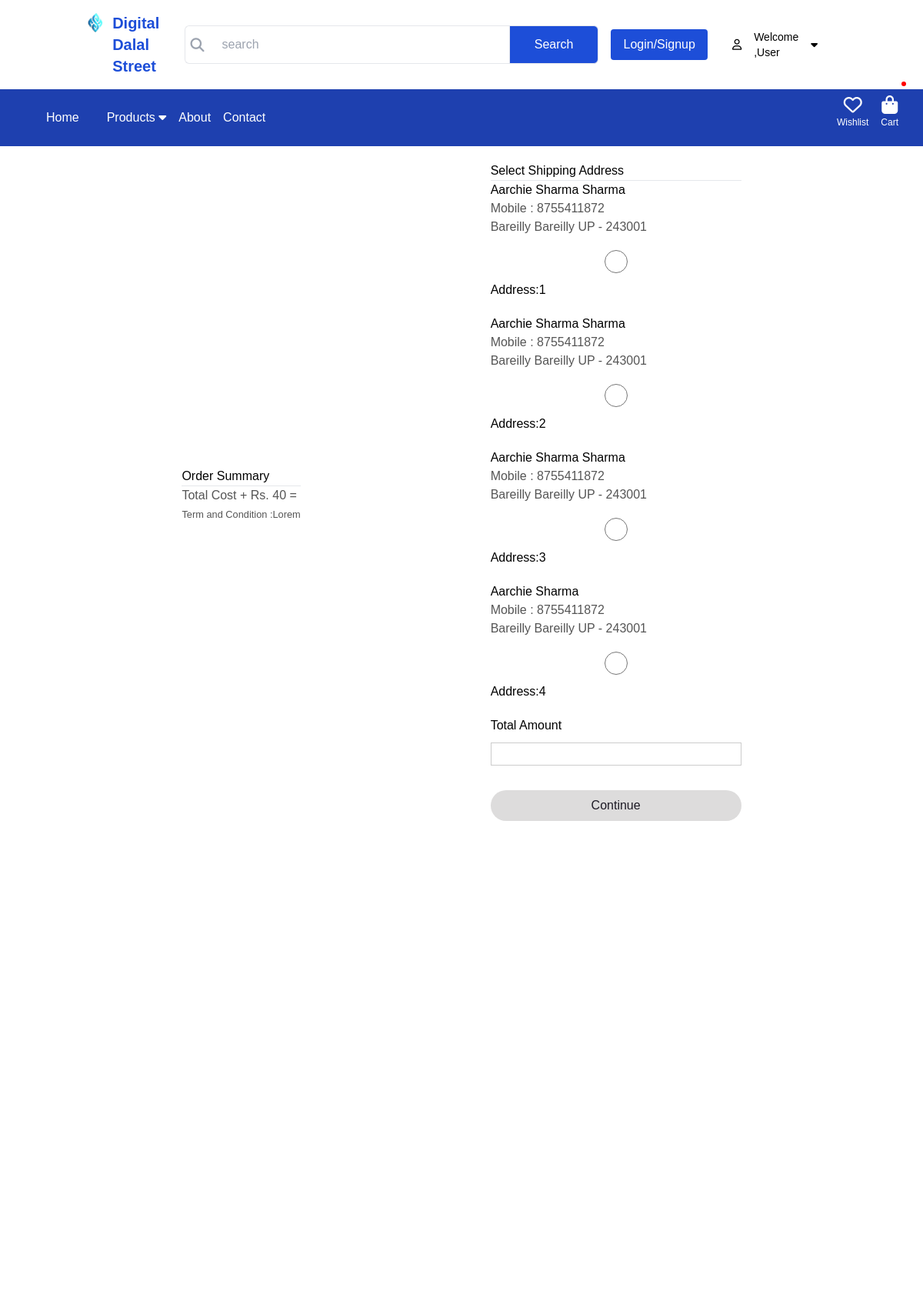
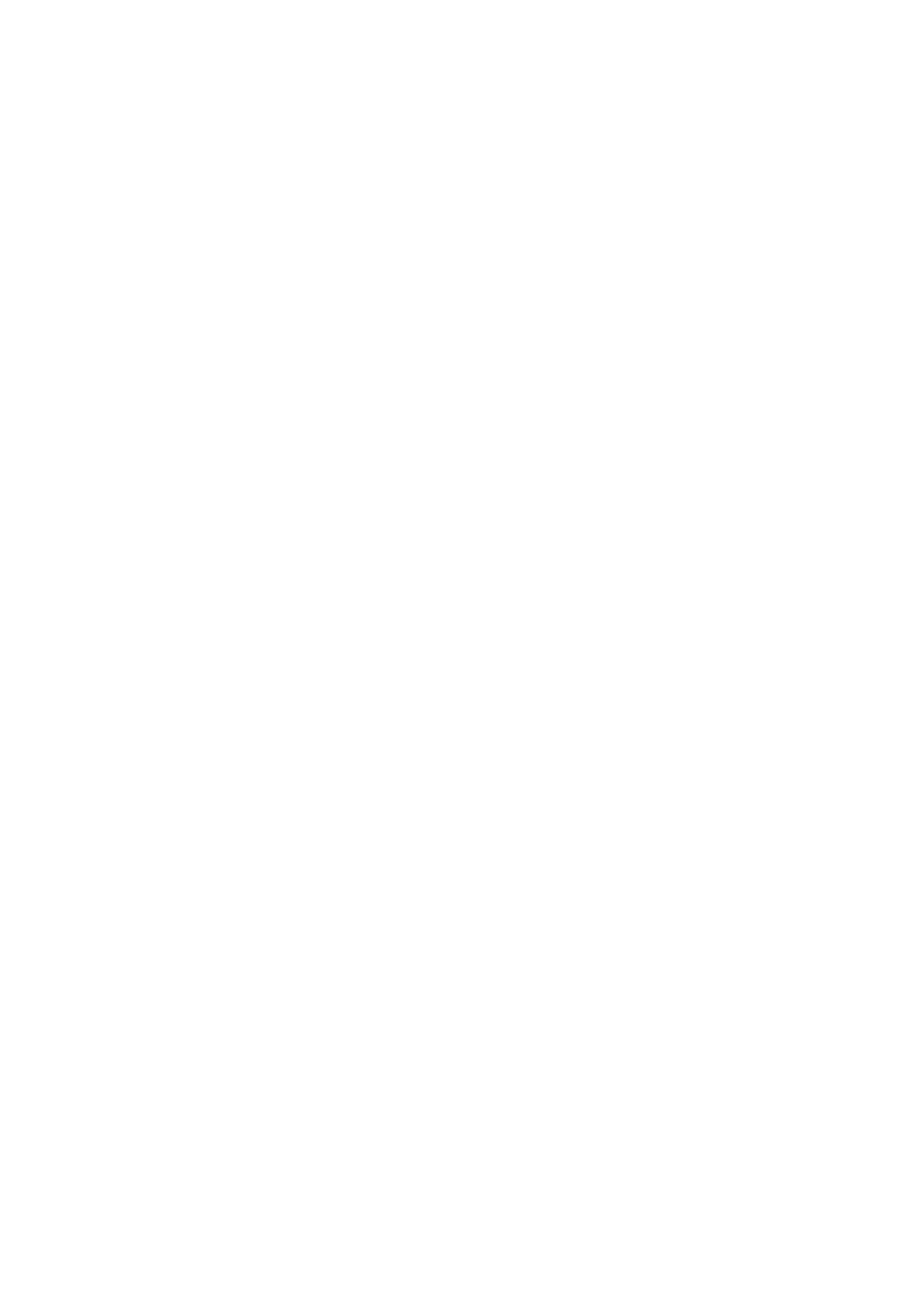
The app's page /checkout/ (signed in, upper part) with its own data (2 pictures, top to bottom).
### app/models.py (models this page shows, shortened)
class Customer(models.Model):
    user = models.ForeignKey(User,on_delete=models.CASCADE)
    name = models.CharField(max_length=200)
    locality = models.CharField(max_length=200)
    city = models.CharField(max_length=50)
    mobile = models.IntegerField(default=0)
    zipcode = models.IntegerField()
    state = models.CharField(choices=STATE_CHOICES,max_length=100)

### app/views.py (the view)
# urls.py: path("checkout/", views.checkout.as_view(),name="checkout"),
class checkout(View):
    def get(self,request):
        user=request.user
        add=Customer.objects.filter(user=user)
        return render(request,"app/checkout.html",locals())

### app/templates/app/checkout.html (shortened to what this page needs)
<!DOCTYPE html>
{% load static %}
<html lang="en">
<head>
    <link rel="stylesheet" href="{% static 'app/css/style.css' %}"/>
    <link rel="stylesheet" href="https://stackpath.bootstrapcdn.com/font-awesome/4.7.0/css/font-awesome.min.css">
    <link rel="stylesheet" href="https://cdn.jsdelivr.net/npm/bootstrap-icons@1.8.1/font/bootstrap-icons.css">
    <link rel="stylesheet" href="https://cdnjs.cloudflare.com/ajax/libs/font-awesome/6.4.2/css/all.min.css" />
    <link rel="stylesheet" href="{% static 'app/css/owl.carousel.min.css' %}"/>
    <link rel="stylesheet" href="{% static 'app/css/all.min.css' %}"/>
    <link rel="stylesheet" href="https://unpkg.com/swiper/swiper-bundle.min.css" />
    <script src="https://cdn.tailwindcss.com"></script>
</head>
    <body>
        <div class="">
            <header class="py-4 shadow-sm bg-white">
                <div class="container flex items-center justify-between">
                    <div class="flex flex-row">
                        <a href="index.html" >
                            <img src="../../static/app/images/product/smlogo.png" alt="Logo" class="w-10 h-auto">
                        </a>
                        <p class="ml-3 text-blue-700 font-bold text-xl flex items-center justify-center">
                            Digital Dalal Street
                        </p>
                </div>
                <div class="w-full max-w-xl relative flex mx-auto">
                    <span class="absolute left-2 top-3 text-lg text-gray-400">
                        <i class="fa-solid fa-magnifying-glass"></i>
                    </span>
                    <input type="text" name="search" id="search"
                        class="w-full border border-primary border-r-0 pl-12 py-3 pr-3 rounded-l-md focus:outline-none hidden md:flex"
                        placeholder="search">
                    <button
                        class="bg-blue-700 border border-primary text-white px-8 rounded-r-md hover:bg-blue-600 transition hidden md:flex items-center justify-center">Search</button>
                </div>
                <div class="flex items-center justify-end p-4  text-white">
                    <a href="{% url 'customerregistration'%}" class="bg-blue-700 hover:bg-blue-800 text-white px-4 py-2 rounded mr-4">Login/Signup</a>
                    <div class="text-sm flex flex-row gap-2 ml-2 text-black items-center justify-center">
                        <i class="fa-regular fa-user rounded-lg p-2"></i>
                        <div>Welcome ,User</div>
                        <div class="relative inline-block">
                            <i id="userIcon" class="fa fa-caret-down text-black rounded-lg p-2 cursor-pointer"></i>
                        </div>
                    </div>
                </div>
            </header>
            <nav class="flex items-center justify-start bg-blue-800 text-white">
                <ul class="flex space-x-4">
                    <li><a href="/" class=" hover:underline">Home</a></li>
                    <li class="relative group">
                        <a href="#" class=" hover:underline" onclick="menutoggle()">Products <i class="fa fa-caret-down"></i></a>
                    </li>
                    <li><a href="{% url 'about' %}" class=" hover:underline">About</a></li>
                    <li><a href="#" class=" hover:underline">Contact</a></li>
                </ul>
                <div class="flex items-center space-x-4 ml-auto pr-8">
                    <a href="#" class="text-center text-white hover:text-primary transition relative">
                        <div class="text-2xl">
                            <i class="fa-regular fa-heart"></i>
                        </div>
                        <div class="text-xs leading-3">Wishlist</div>
                    </a>
                    <a href="{% url 'showcart' %}" class="text-center text-white hover:text-primary transition relative">
                        <div class="text-2xl">
                            <i class="fa-solid fa-shopping-bag"></i>
                        </div>
                        <div class="text-xs leading-3">Cart</div>
                        <div id="cartAmount" class="cartAmount"></div>
                    </a>
                </div>
            </nav>
        {% block main-content %}
        <div class="container">
            <div class="row mt-5">
                <div class="col-sm-6">
                    <h4>Order Summary</h4>
                    <hr>
                    <p class="fw-bold">Total Cost + Rs. 40 = {{totalamount}} </p>
                    <small>Term and Condition :Lorem</small>
                </div>
                <div class="col-sm-4 offset-sm-1">
                    <h4>Select Shipping Address</h4>
                    <hr>
                    <form method="post" id="myform">
                        {% for ad in add %}
                        <div class="card">
                            <div class="card-body">
                            <h5>{{ad.name}}</h5>
                            <p>Mobile : {{ad.mobile}}</p>
                            <p>{{ad.locality}} {{ad.city}} {{ad.state}} - {{ad.zipcode}}</p>
                            </div>
                        </div>
                            <div class="form-check mt-2 mb-5">
                                <input class="form-check-input" type="radio" name="custid{{forloop.counter}}" value="{{ad.id}}">
                                <label class="form-check-label fw-bold" for="custadd{{forloop.counter}}">Address:{{forloop.counter}} </label>
                            </div>
                        {% endfor %}
                            <div class="form-check mb-3">
                                <label for="totalamount" class="form-label">Total Amount</label>
                                <input type="number" class="form-control" name="totalamount" value="{{totalamount}}" readonly>
                            </div>
                            <div class="text-end">
                                <button type="submit" class="btn btn-warning mt-3 px-5 fw-bold">Continue</button>
                            </div>
                    </form>
                </div>
            </div>
        </div>
        {% endblock main-content %}
       <div class="flex items-end w-full min-h-screen bg-white">
    </div>
</body>
</html>

### app/static/app/css/style.css (style rules this page uses)
* { margin: 0; padding: 0; box-sizing: border-box; }
body { font-family: sans-serif; }
i { cursor: pointer; }
a { text-decoration: none; color: white; }
.container { max-width: 1300px; margin: auto; padding-left: 25px; padding-right: 25px; }
nav { flex: 1; text-align: right; }
nav ul { display: inline-block; list-style-type: none; padding: 25px 60px; }
nav ul li { display: inline-block; margin-right: 20px; }
.cartAmount { position: absolute; top: -15px; right: -10px; font-size: 16px; background-color: red; color: white; padding: 3px; border-radius: 3px; }
p { color: #555; }
.row { display: flex; align-items: center; flex-wrap: wrap; justify-content: space-around; }
.btn { display: inline-block; background: rgb(221, 220, 220); color: #1d1a25; padding: 8px 30px; margin: 30px 0; border-radius: 30px; transition: background 0.5s; }
small { color: #555; }
ul { list-style-type: none; }
form input { width: 100%; height: 30px; margin: 10px 0; padding: 0 10px; border: 1px solid #ccc; }
form .btn { width: 100%; border: none; cursor: pointer; margin: 10px 0; }
.text-center { text-align: center; margin-bottom: 20px; }

### records on screen
Customer: name "Aarchie Sharma Sharma", mobile "8755411872", locality "Bareilly", city "Bareilly", state "UP", zipcode "243001"
Customer: name "Aarchie Sharma Sharma", mobile "8755411872", locality "Bareilly", city "Bareilly", state "UP", zipcode "243001"
Customer: name "Aarchie Sharma Sharma", mobile "8755411872", locality "Bareilly", city "Bareilly", state "UP", zipcode "243001"
Customer: name "Aarchie Sharma", mobile "8755411872", locality "Bareilly", city "Bareilly", state "UP", zipcode "243001"
